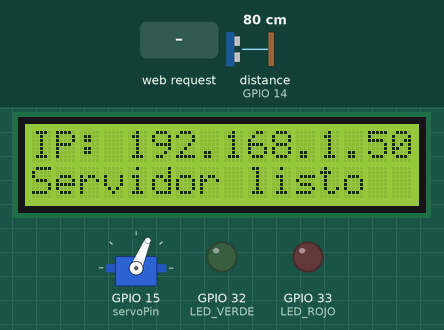
Recording of a sketch running on a simulated ESP32. Parts: 16×2 character LCD, servo, output pins drawn as LEDs (lit = HIGH). Wiring (inferred from the names in the program): ultrasonic range finder: trigger GPIO 13; echo GPIO 14. The test bench sets the inputs (shaded band); at power-on: distance to the obstacle (sensor on GPIO 14) 80 cm. The echo pulse lasts 58.3 µs per cm; WiFi joins after 1.5 s; servers stay silent unless stated; the local clock reads 2024-03-15 10:24:30 at power-on unless the sketch sets it; the camera gives no picture; pins used as bus, display or sensor lines are not drawn; what the sketch prints to the serial monitor is not drawn.

Above: at 3.6 s.
3.7 s: HTTP request GET /abrir received
At 4.6 s:
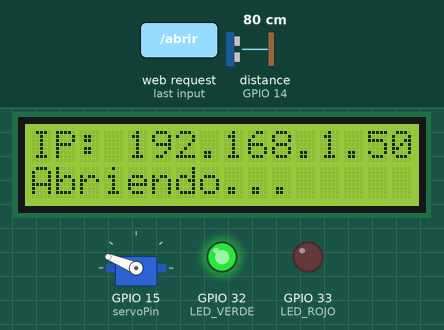
At 10.2 s:
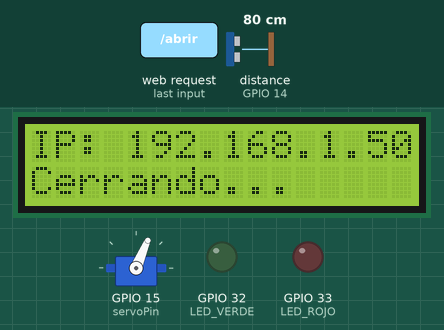
Timing chart, 0 to 11.2 s (numbered marks = the images above; inputs shaded):
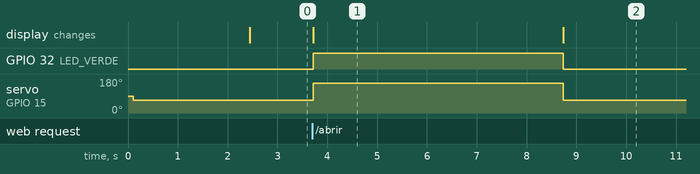

Measured:
- after the input at 3.7 s, GPIO 32 (LED_VERDE): LOW → HIGH at once, → LOW 5.0 s later; servo on GPIO 15 (servoPin): 67° → 158° at once, → 67° 5.0 s later; the display: changes at once (image 1)
- what the display in image 1 shows lasts 5.0 s, from 3.7 s to 8.7 s

The sketch:

send_image_ultrasonic_server_servo.ino
```cpp
#include "esp_camera.h"
#include "Arduino.h"
#include <WiFi.h>
#include <time.h>
#include <ESP32Servo.h>
#include <WebServer.h>
#include <LiquidCrystal_I2C.h>

// ----------------- CONFIGURACIÓN COMÚN -----------------
const char* ssid = ""; // Agregar un nombre de red
const char* password = ""; // Agregar una contraseña

// ----------------- CONFIGURACIÓN DE PINES -----------------
#define trigPin 13
#define echoPin 14
#define LED_VERDE 32
#define LED_ROJO 33
#define servoPin 15
#define SDA_PIN 13
#define SCL_PIN 14

// ----------------- CONSTANTES -----------------
#define ACTIVATION_DISTANCE 30
float timeOut = 200 * 60;
int soundVelocity = 340;
const char* host = "192.168.28.228";
const uint16_t port = 5000;
int posicionAbierta = 158;
int posicionCerrada = 67;
unsigned long lastCapture = 0;
const unsigned long captureCooldown = 5000;

// Configuración de pines de la cámara
#define PWDN_GPIO_NUM     -1
#define RESET_GPIO_NUM    -1
#define XCLK_GPIO_NUM      21
#define SIOD_GPIO_NUM      26
#define SIOC_GPIO_NUM      27
#define Y9_GPIO_NUM       35
#define Y8_GPIO_NUM       34
#define Y7_GPIO_NUM       39
#define Y6_GPIO_NUM       36
#define Y5_GPIO_NUM       19
#define Y4_GPIO_NUM       18
#define Y3_GPIO_NUM        5
#define Y2_GPIO_NUM        4
#define VSYNC_GPIO_NUM    25
#define HREF_GPIO_NUM     23
#define PCLK_GPIO_NUM     22

// ----------------- OBJETOS GLOBALES -----------------
Servo myservo;
WebServer server(80);
LiquidCrystal_I2C lcd(0x27, 16, 2);  // LCD 16x2

// ----------------- FUNCIONES COMUNES -----------------
void setupWiFi() {
  Serial.print("Conectando a WiFi...");
  lcd.setCursor(0, 0);
  lcd.print("Conectando WiFi");

  WiFi.begin(ssid, password);

  int attempts = 0;
  while (WiFi.status() != WL_CONNECTED && attempts < 20) {
    delay(1000);
    Serial.print(".");
    attempts++;
  }

  if (WiFi.status() == WL_CONNECTED) {
    Serial.println("\nConectado! IP: " + WiFi.localIP().toString());
    lcd.setCursor(0, 0);
    lcd.print("IP: ");
    lcd.print(WiFi.localIP().toString());
  } else {
    Serial.println("\nError de conexión WiFi");
    lcd.setCursor(0, 0);
    lcd.print("Error WiFi    ");
  }
}

void setupNTP() {
  configTime(0, 0, "pool.ntp.org");
  setenv("TZ", "CET-1CEST,M3.5.0/2,M10.5.0/3", 1);
  tzset();

  struct tm timeinfo;
  while (!getLocalTime(&timeinfo)) {
    Serial.println("Obteniendo hora NTP...");
    delay(1000);
  }
}

// ----------------- FUNCIONES DE SENSOR ULTRASÓNICO -----------------
float getDistance() {
  digitalWrite(trigPin, LOW);
  delayMicroseconds(2);
  digitalWrite(trigPin, HIGH);
  delayMicroseconds(10);
  digitalWrite(trigPin, LOW);

  unsigned long pingTime = pulseIn(echoPin, HIGH, timeOut);
  return (float)pingTime * soundVelocity / 2 / 10000;
}

// ----------------- FUNCIONES DE CÁMARA -----------------
void setupCamera() {
  camera_config_t config;
  config.ledc_channel = LEDC_CHANNEL_0;
  config.ledc_timer = LEDC_TIMER_0;
  config.pin_d0 = Y2_GPIO_NUM;
  config.pin_d1 = Y3_GPIO_NUM;
  config.pin_d2 = Y4_GPIO_NUM;
  config.pin_d3 = Y5_GPIO_NUM;
  config.pin_d4 = Y6_GPIO_NUM;
  config.pin_d5 = Y7_GPIO_NUM;
  config.pin_d6 = Y8_GPIO_NUM;
  config.pin_d7 = Y9_GPIO_NUM;
  config.pin_xclk = XCLK_GPIO_NUM;
  config.pin_pclk = PCLK_GPIO_NUM;
  config.pin_vsync = VSYNC_GPIO_NUM;
  config.pin_href = HREF_GPIO_NUM;
  config.pin_sscb_sda = SIOD_GPIO_NUM;
  config.pin_sscb_scl = SIOC_GPIO_NUM;
  config.pin_pwdn = PWDN_GPIO_NUM;
  config.pin_reset = RESET_GPIO_NUM;
  config.xclk_freq_hz = 20000000;
  config.pixel_format = PIXFORMAT_JPEG;
  config.frame_size = FRAMESIZE_SVGA;
  config.jpeg_quality = 12;
  config.fb_count = 2;

  esp_err_t err = esp_camera_init(&config);
  if (err != ESP_OK) {
    Serial.printf("Error cámara: 0x%x", err);
    lcd.setCursor(0, 1);
    lcd.print("Error Camara   ");
  } else {
    Serial.println("Cámara lista");
  }
}

void captureAndSendPhoto() {
  camera_fb_t *fb = esp_camera_fb_get();
  if (!fb) {
    Serial.println("Error captura");
    lcd.setCursor(0, 1);
    lcd.print("Error captura   ");
    digitalWrite(LED_ROJO, HIGH);
    delay(1000);
    digitalWrite(LED_ROJO, LOW);
    return;
  }

  struct tm timeinfo;
  if (!getLocalTime(&timeinfo)) {
    Serial.println("Error hora");
    lcd.setCursor(0, 1);
    lcd.print("Error hora     ");
    esp_camera_fb_return(fb);
    digitalWrite(LED_ROJO, HIGH);
    delay(1000);
    digitalWrite(LED_ROJO, LOW);
    return;
  }

  char filename[64];
  strftime(filename, sizeof(filename), "photo_%Y-%m-%d_%H-%M-%S.jpg", &timeinfo);

  WiFiClient client;
  if (client.connect(host, port)) {
    String boundary = "----Boundary";
    String header = "--" + boundary + "\r\n" +
                   "Content-Disposition: form-data; name=\"file\"; filename=\"" +
                   String(filename) + "\"\r\n" +
                   "Content-Type: image/jpeg\r\n\r\n";
    String footer = "\r\n--" + boundary + "--\r\n";

    client.println("POST /upload HTTP/1.1");
    client.println("Host: " + String(host));
    client.println("Content-Type: multipart/form-data; boundary=" + boundary);
    client.println("Content-Length: " + String(header.length() + fb->len + footer.length()));
    client.println("Connection: close");
    client.println();
    client.print(header);
    client.write(fb->buf, fb->len);
    client.print(footer);

    delay(10);

    // Leer respuesta del servidor
    String serverResponse = "";
    while (client.available()) {
      serverResponse += client.readStringUntil('\r');
    }

    // Analizar respuesta
    if (serverResponse.indexOf("🔓 Reserva activa") != -1) {
      // Matrícula reconocida y con reserva
      digitalWrite(LED_VERDE, HIGH);
      abrirBarrera();
      lcd.setCursor(0, 1);

      // Extraer matrícula para mostrar en LCD
      int matriculaStart = serverResponse.indexOf("para ") + 5;
      int matriculaEnd = serverResponse.indexOf(".", matriculaStart);
      String matricula = serverResponse.substring(matriculaStart, matriculaEnd);

      lcd.print("OK: " + matricula);
      delay(1000);
      digitalWrite(LED_VERDE, LOW);
    }
    else if (serverResponse.indexOf("⚠️ No se pudo reconocer") != -1) {
      // Matrícula no reconocida
      digitalWrite(LED_ROJO, HIGH);
      lcd.setCursor(0, 1);
      lcd.print("Mat. no recon. ");
      delay(1000);
      digitalWrite(LED_ROJO, LOW);
    }
    else {
      // Otro tipo de error
      digitalWrite(LED_ROJO, HIGH);
      lcd.setCursor(0, 1);
      lcd.print("Error servidor ");
      delay(1000);
      digitalWrite(LED_ROJO, LOW);
    }

    Serial.println("Respuesta servidor: " + serverResponse);
  } else {
    Serial.println("Error conexión servidor");
    lcd.setCursor(0, 1);
    lcd.print("Error servidor ");
    digitalWrite(LED_ROJO, HIGH);
    delay(1000);
    digitalWrite(LED_ROJO, LOW);
  }

  client.stop();
  esp_camera_fb_return(fb);
}

// ----------------- FUNCIONES DE BARRERA -----------------
void abrirBarrera() {
  Serial.println("Abriendo barrera");
  lcd.setCursor(0, 1);
  lcd.print("Abriendo...    ");
  myservo.write(posicionAbierta);
  digitalWrite(LED_VERDE, HIGH);  // LED verde encendido mientras está abierta
  delay(5000);
  cerrarBarrera();
  server.send(200, "text/plain", "Barrera operada");
}

void cerrarBarrera() {
  Serial.println("Cerrando barrera");
  lcd.setCursor(0, 1);
  lcd.print("Cerrando...    ");
  myservo.write(posicionCerrada);
  digitalWrite(LED_VERDE, LOW);  // Apagar LED verde al cerrar
}

void handleAbrir() {
  abrirBarrera();
}

// ----------------- FUNCIONES LCD -----------------
bool i2CAddrTest(uint8_t addr) {
  Wire.begin();
  Wire.beginTransmission(addr);
  if (Wire.endTransmission() == 0) {
    return true;
  }
  return false;
}

// ----------------- SETUP Y LOOP -----------------
void setup() {
  Serial.begin(115200);

  // Inicializar LCD
  Wire.begin(SDA_PIN, SCL_PIN);
  if (!i2CAddrTest(0x27)) {
    lcd = LiquidCrystal_I2C(0x3F, 16, 2);
  }
  lcd.init();
  lcd.backlight();
  lcd.setCursor(0, 0);
  lcd.print("Sistema Barrera");

  // Inicializar hardware
  pinMode(trigPin, OUTPUT);
  pinMode(echoPin, INPUT);
  pinMode(LED_VERDE, OUTPUT);
  pinMode(LED_ROJO, OUTPUT);
  myservo.attach(servoPin, 500, 2500);
  cerrarBarrera();

  // Configurar conexiones
  setupWiFi();
  setupNTP();
  setupCamera();

  // Configurar servidor web
  server.on("/abrir", handleAbrir);
  server.begin();
  Serial.println("Servidor HTTP iniciado");
  lcd.setCursor(0, 1);
  lcd.print("Servidor listo ");
}

void loop() {
  // Detección de movimiento
  float distancia = getDistance();
  if (distancia > 0 && distancia < ACTIVATION_DISTANCE &&
      millis() - lastCapture > captureCooldown) {
    lastCapture = millis();
    lcd.setCursor(0, 1);
    lcd.print("Detectado...   ");
    captureAndSendPhoto();
  }

  // Manejar peticiones HTTP
  server.handleClient();

  delay(100);
}
```
